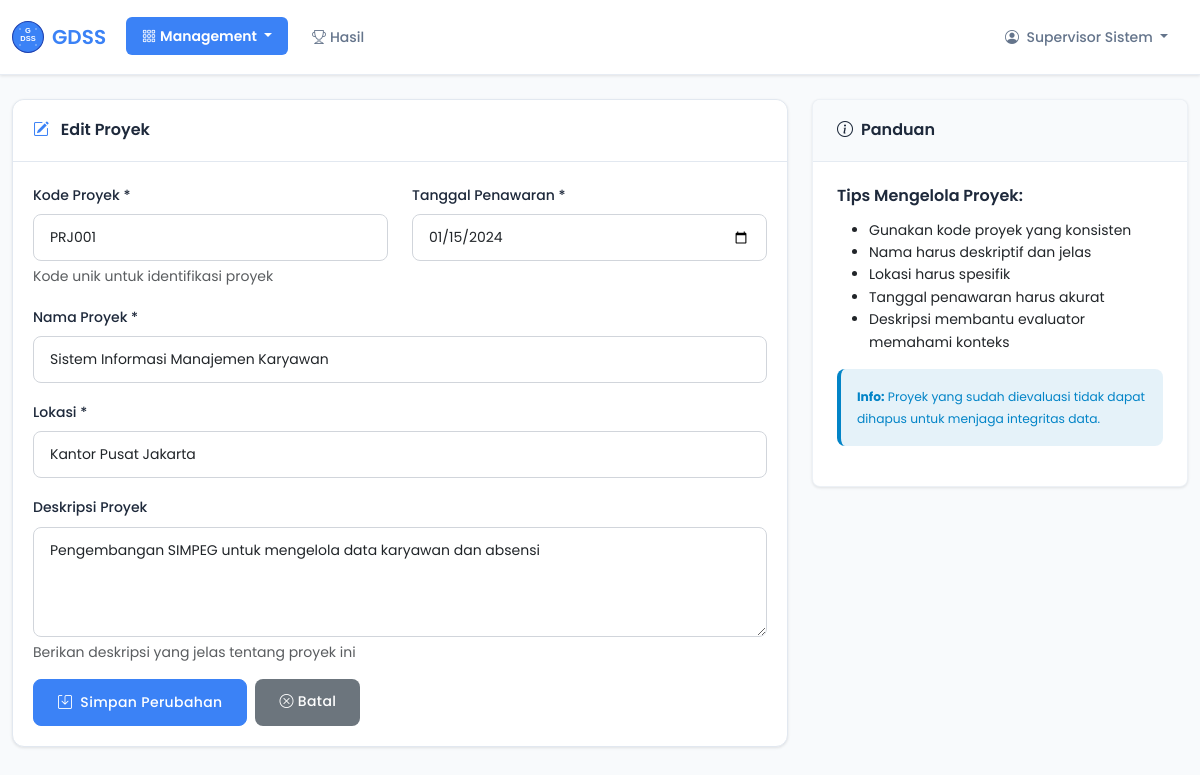
The page /projects.php?action=edit&id=1 (signed in) on the database its author committed.
### tables this page shows
CREATE TABLE projects (
    id INT PRIMARY KEY AUTO_INCREMENT,
    code VARCHAR(20) UNIQUE NOT NULL,
    name VARCHAR(200) NOT NULL,
    location VARCHAR(100) NOT NULL,
    date_offer DATE NOT NULL,
    description TEXT,
    status ENUM('active', 'completed', 'cancelled') DEFAULT 'active',
    created_at TIMESTAMP DEFAULT CURRENT_TIMESTAMP
);

### functions.php (called while the page is built, shortened)
<?php
function getConnection() {
    static $pdo = null;
    if ($pdo === null) {
        try {
            $pdo = new PDO(
                "mysql:host=" . DB_HOST . ";dbname=" . DB_NAME . ";charset=utf8mb4",
                DB_USER,
                DB_PASS,
                [
                    PDO::ATTR_ERRMODE => PDO::ERRMODE_EXCEPTION,
                    PDO::ATTR_DEFAULT_FETCH_MODE => PDO::FETCH_ASSOC,
                    PDO::ATTR_EMULATE_PREPARES => false
                ]
            );
        } catch (PDOException $e) {
            error_log("Database connection error: " . $e->getMessage());
            die("Koneksi database gagal. Silakan hubungi administrator.");
        }
    }
    return $pdo;
}
function isLoggedIn() {
    return isset($_SESSION['user_id']) && !empty($_SESSION['user_id']);
}
function getCurrentUser() {
    return [
        'id' => $_SESSION['user_id'],
        'username' => $_SESSION['username'],
        'role' => $_SESSION['user_role'],
        'fullname' => $_SESSION['user_fullname']
    ];
}
function getAllProjects() {
    try {
        $pdo = getConnection();
        $stmt = $pdo->query("
            SELECT * FROM projects
            WHERE status = 'active'
            ORDER BY id
        ");
        return $stmt->fetchAll();
    } catch (PDOException $e) {
        error_log("Error getting all projects: " . $e->getMessage());
        return [];
    }
}
function getProjectById($id) {
    try {
        $pdo = getConnection();
        $stmt = $pdo->prepare("SELECT * FROM projects WHERE id = ?");
        $stmt->execute([$id]);
        return $stmt->fetch();
    } catch (PDOException $e) {
        error_log("Error getting project by ID: " . $e->getMessage());
        return null;
    }
}
function escape($string) {
    return htmlspecialchars($string ?? '', ENT_QUOTES, 'UTF-8');
}
?>

### projects.php (the view, shortened to what this page needs)
<?php
require_once 'functions.php';
$user = getCurrentUser();
$action = $_GET['action'] ?? 'list';
$project_id = $_GET['id'] ?? null;
$project = null;
if ($action == 'edit' && $project_id) {
    $project = getProjectById($project_id);
}
$projects = getAllProjects();
?>
<!DOCTYPE html>
<html lang="id">
<head>
    <link href="https://cdn.jsdelivr.net/npm/bootstrap@5.3.0/dist/css/bootstrap.min.css" rel="stylesheet">
    <link href="https://cdn.jsdelivr.net/npm/bootstrap-icons@1.10.0/font/bootstrap-icons.css" rel="stylesheet">
    <link href="assets/css/style.css" rel="stylesheet">
</head>
<body>
    <nav class="navbar navbar-expand-lg navbar-light bg-white" style="box-shadow: 0 1px 3px 0 rgba(0, 0, 0, 0.1);">
        <div class="container-fluid">
            <a class="navbar-brand d-flex align-items-center" href="dashboard.php">
                <img src="assets/images/logo.svg" alt="GDSS Logo" width="32" height="32" class="me-2">
                <span style="font-family: 'Poppins', sans-serif; font-weight: 600; color: #3B82F6;">GDSS</span>
            </a>
            <div class="collapse navbar-collapse" id="navbarNav">
                <ul class="navbar-nav me-auto">
                    <li class="nav-item dropdown">
                        <a class="nav-link dropdown-toggle active" href="#" role="button" data-bs-toggle="dropdown" style="font-family: 'Poppins', sans-serif; background: #3B82F6; color: white; border-radius: 6px; font-weight: 600; padding: 8px 12px;">
                            <i class="bi bi-grid-3x3-gap me-1"></i>Management
                        </a>
                    </li>
                    <li class="nav-item">
                        <a class="nav-link" href="results.php" style="font-family: 'Poppins', sans-serif; color: #64748B; font-weight: 500;">
                            <i class="bi bi-trophy me-1"></i>Hasil
                        </a>
                    </li>
                </ul>
                <ul class="navbar-nav">
                    <li class="nav-item dropdown">
                        <a class="nav-link dropdown-toggle" href="#" role="button" data-bs-toggle="dropdown" style="font-family: 'Poppins', sans-serif; color: #64748B; font-weight: 500;">
                            <i class="bi bi-person-circle me-1"></i>
                            <?= escape($user['fullname']) ?>
                        </a>
                    </li>
                </ul>
            </div>
        </div>
    </nav>
    <div class="container-fluid mt-4">
        <?php if ($action == 'create' || $action == 'edit'): ?>
        <div class="row">
            <div class="col-md-8">
                <div class="card" style="border: 1px solid #E2E8F0; border-radius: 12px; box-shadow: 0 1px 3px rgba(0, 0, 0, 0.1);">
                    <div class="card-header" style="background: white; border-radius: 12px 12px 0 0; padding: 20px; border-bottom: 1px solid #E2E8F0;">
                        <h5 class="mb-0" style="font-family: 'Poppins', sans-serif; font-weight: 600; color: #1E293B; font-size: 16px;">
                            <i class="bi bi-<?= $action == 'create' ? 'plus-circle' : 'pencil-square' ?> me-2" style="color: #3B82F6;"></i>
                            <?= $action == 'create' ? 'Tambah Proyek Baru' : 'Edit Proyek' ?>
                        </h5>
                    </div>
                    <div class="card-body" style="padding: 20px;">
                        <form method="POST" action="">
                            <div class="row">
                                <div class="col-md-6">
                                    <div class="mb-3">
                                        <label for="code" class="form-label">Kode Proyek *</label>
                                        <input type="text"
                                               class="form-control"
                                               id="code"
                                               name="code"
                                               value="<?= $project ? escape($project['code']) : '' ?>"
                                               placeholder="Contoh: PRJ-2024-001"
                                               required>
                                        <div class="form-text">Kode unik untuk identifikasi proyek</div>
                                    </div>
                                </div>
                                <div class="col-md-6">
                                    <div class="mb-3">
                                        <label for="date_offer" class="form-label">Tanggal Penawaran *</label>
                                        <input type="date"
                                               class="form-control"
                                               id="date_offer"
                                               name="date_offer"
                                               value="<?= $project ? $project['date_offer'] : date('Y-m-d') ?>"
                                               required>
                                    </div>
                                </div>
                            </div>
                            <div class="mb-3">
                                <label for="name" class="form-label">Nama Proyek *</label>
                                <input type="text"
                                       class="form-control"
                                       id="name"
                                       name="name"
                                       value="<?= $project ? escape($project['name']) : '' ?>"
                                       placeholder="Contoh: Sistem Informasi Manajemen Karyawan"
                                       required>
                            </div>
                            <div class="mb-3">
                                <label for="location" class="form-label">Lokasi *</label>
                                <input type="text"
                                       class="form-control"
                                       id="location"
                                       name="location"
                                       value="<?= $project ? escape($project['location']) : '' ?>"
                                       placeholder="Contoh: Jakarta Pusat"
                                       required>
                            </div>
                            <div class="mb-3">
                                <label for="description" class="form-label">Deskripsi Proyek</label>
                                <textarea class="form-control"
                                          id="description"
                                          name="description"
                                          rows="4"
                                          placeholder="Jelaskan detail proyek, tujuan, dan ruang lingkup"><?= $project ? escape($project['description']) : '' ?></textarea>
                                <div class="form-text">Berikan deskripsi yang jelas tentang proyek ini</div>
                            </div>
                            <div class="d-flex gap-2">
                                <button type="submit" class="btn btn-primary">
                                    <i class="bi bi-save me-1"></i>
                                    <?= $action == 'create' ? 'Tambah Proyek' : 'Simpan Perubahan' ?>
                                </button>
                                <a href="projects.php" class="btn btn-secondary">
                                    <i class="bi bi-x-circle me-1"></i>Batal
                                </a>
                            </div>
                        </form>
                    </div>
                </div>
            </div>
            <div class="col-md-4">
                <div class="card">
                    <div class="card-header">
                        <h6 class="mb-0">
                            <i class="bi bi-info-circle me-2"></i>Panduan
                        </h6>
                    </div>
                    <div class="card-body">
                        <h6>Tips Mengelola Proyek:</h6>
                        <ul class="small">
                            <li>Gunakan kode proyek yang konsisten</li>
                            <li>Nama harus deskriptif dan jelas</li>
                            <li>Lokasi harus spesifik</li>
                            <li>Tanggal penawaran harus akurat</li>
                            <li>Deskripsi membantu evaluator memahami konteks</li>
                        </ul>
                        <div class="alert alert-info mt-3">
                            <small>
                                <strong>Info:</strong> Proyek yang sudah dievaluasi tidak dapat dihapus untuk menjaga integritas data.
                            </small>
                        </div>
                    </div>
                </div>
            </div>
        </div>
        <?php endif; ?>
    </div>
</body>
</html>

### assets/css/style.css (style rules this page uses)
:root { --primary-blue: #3B82F6; --primary-dark: #1E293B; --secondary-gray: #64748B; --light-gray: #F8FAFC; --white: #FFFFFF; --success: #059669; --warning: #D97706; --danger: #DC2626; --info: #0284C7; --gradient-primary: linear-gradient(135deg, #3B82F6 0%, #1E40AF 100%); --gradient-light: linear-gradient(135deg, #F8FAFC 0%, #E2E8F0 100%); --shadow-sm: 0 1px 3px 0 rgba(0, 0, 0, 0.1); --shadow-md: 0 4px 6px -1px rgba(0, 0, 0, 0.1); --shadow-lg: 0 10px 15px -3px rgba(0, 0, 0, 0.1); --font-family: 'Poppins', -apple-system, BlinkMacSystemFont, sans-serif; --font-size-xs: 0.75rem; --font-size-sm: 0.875rem; --font-size-base: 1rem; --font-size-lg: 1.125rem; --font-size-xl: 1.25rem; --font-size-2xl: 1.5rem; --font-size-3xl: 1.875rem; --font-size-4xl: 2.25rem; --font-weight-light: 300; --font-weight-normal: 400; --font-weight-medium: 500; --font-weight-semibold: 600; --font-weight-bold: 700; --border-radius: 8px; --transition: all 0.2s ease-in-out; }
* { margin: 0; padding: 0; box-sizing: border-box; }
body { font-family: var(--font-family); font-size: var(--font-size-base); font-weight: var(--font-weight-normal); line-height: 1.6; color: var(--primary-dark); background-color: var(--light-gray); -webkit-font-smoothing: antialiased; -moz-osx-font-smoothing: grayscale; }
h1, h2, h3, h4, h5, h6 { font-family: var(--font-family); font-weight: var(--font-weight-semibold); line-height: 1.3; margin-bottom: 0.75rem; color: var(--primary-dark); }
h5 { font-size: var(--font-size-lg); }
h6 { font-size: var(--font-size-base); }
.navbar { background: var(--white) !important; box-shadow: var(--shadow-sm); padding: 1rem 0; border-bottom: 1px solid rgba(226, 232, 240, 0.8); }
.navbar-brand { font-family: var(--font-family); font-weight: var(--font-weight-bold); font-size: var(--font-size-xl); color: var(--primary-blue) !important; text-decoration: none; }
.navbar-nav .nav-link { color: var(--secondary-gray) !important; font-weight: var(--font-weight-medium); font-size: var(--font-size-sm); padding: 0.5rem 1rem !important; border-radius: var(--border-radius); transition: var(--transition); margin: 0 0.25rem; }
.navbar-nav .nav-link:hover, .navbar-nav .nav-link.active { background-color: var(--primary-blue); color: var(--white) !important; transform: translateY(-1px); }
.card { border: none; border-radius: var(--border-radius); box-shadow: var(--shadow-sm); transition: var(--transition); overflow: hidden; background: var(--white); border: 1px solid rgba(226, 232, 240, 0.6); }
.card-header { background: var(--light-gray); border-bottom: 1px solid rgba(226, 232, 240, 0.8); color: var(--primary-dark); font-weight: var(--font-weight-semibold); font-size: var(--font-size-lg); padding: 1.25rem 1.5rem; }
.card-body { padding: 1.5rem; }
.btn { border-radius: var(--border-radius); font-family: var(--font-family); font-weight: var(--font-weight-medium); font-size: var(--font-size-sm); padding: 0.75rem 1.5rem; border: none; transition: var(--transition); letter-spacing: 0.025em; }
.btn-primary { background-color: var(--primary-blue); color: var(--white); border: 1px solid var(--primary-blue); }
.form-control { border: 1px solid #D1D5DB; border-radius: var(--border-radius); padding: 0.75rem 1rem; font-size: var(--font-size-sm); font-family: var(--font-family); transition: var(--transition); background-color: var(--white); }
.form-label { font-family: var(--font-family); font-weight: var(--font-weight-medium); font-size: var(--font-size-sm); color: var(--primary-dark); margin-bottom: 0.5rem; }
.alert { border: none; border-radius: var(--border-radius); font-family: var(--font-family); font-size: var(--font-size-sm); border-left: 4px solid; }
.alert-info { background-color: rgba(2, 132, 199, 0.1); color: var(--info); border-left-color: var(--info); }

### projects.php (style rules this page uses)
body { font-family: 'Poppins', sans-serif; background-color: #F8FAFC; }

### rows shown on the page
projects: code "PRJ001", date_offer "01/15/2024", name "Sistem Informasi Manajemen Karyawan", location "Kantor Pusat Jakarta", description "Pengembangan SIMPEG untuk mengelola data karyawan dan absensi"

### other values the page prints
$user['fullname'] "Supervisor Sistem"
